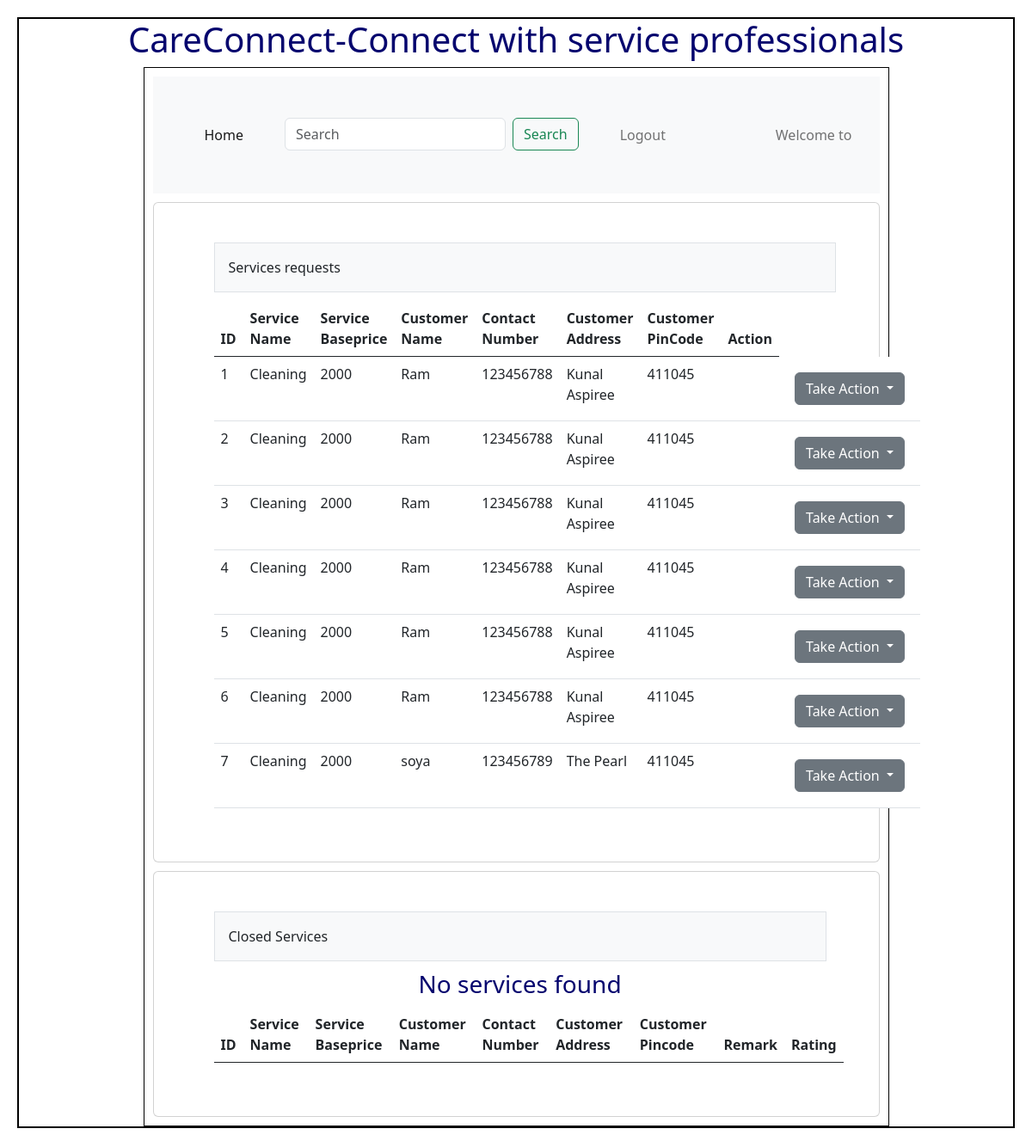
The app's page /professsional_request, older data.
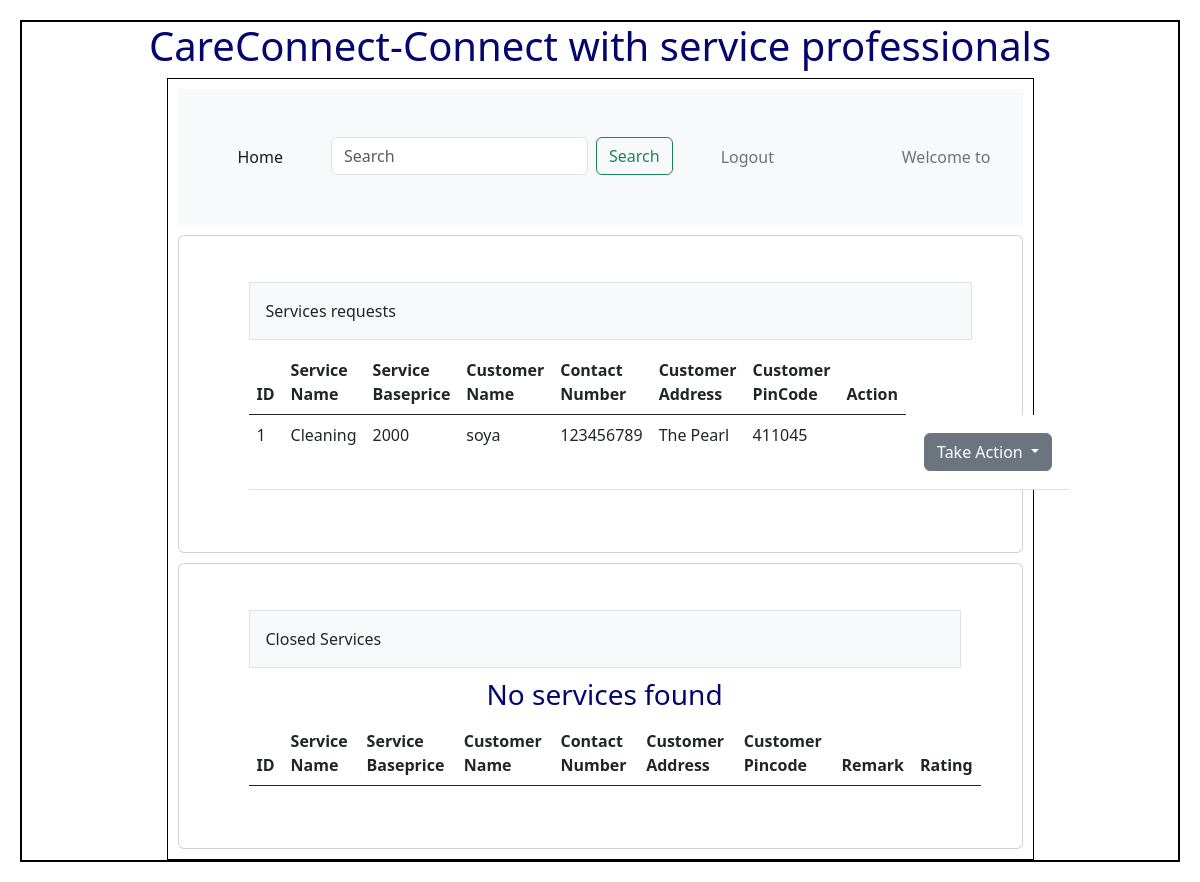
The same page, newer data.
### Backend/models.py (models this page shows)
class Servicereq(db.Model):
    __tablename__="Servicereq"
    id = db.Column(db.Integer, primary_key=True)
    Professional_id=db.Column(db.Integer, db.ForeignKey("Professional.id"),nullable=True)
    Service_id=db.Column(db.Integer, db.ForeignKey("Service.id"),nullable=False)
    Customer_id=db.Column(db.Integer, db.ForeignKey("Customer.id"),nullable=False)
    status=db.Column(db.String,nullable=False)
    remarks=db.Column(db.String,nullable=True)
    rating=db.Column(db.Integer,default=0)
    service=db.relationship("Service",cascade="all,delete",backref="Servicereqs",lazy=True)
    customer=db.relationship("Customer",cascade="all,delete",backref="Servicereqs",lazy=True)
    professional=db.relationship("Professional",cascade="all,delete",backref="Servicereqs",lazy=True)

class Service(db.Model):
    __tablename__="Service"
    id = db.Column(db.Integer, primary_key=True)
    name=db.Column(db.String,nullable=False)
    description=db.Column(db.String,nullable=False)
    baseprice=db.Column(db.Integer,default=0.0)
    subservice=db.Column(db.String,nullable=False)
    location=db.Column(db.String,nullable=False)
    pincode=db.Column(db.String,nullable=False)

class Customer(db.Model):
    __tablename__="Customer"
    id = db.Column(db.Integer, primary_key=True)
    email=db.Column(db.String,unique=True,nullable=False)
    password=db.Column(db.String,nullable=False)
    contact_number=db.Column(db.Integer,nullable=False)
    fullname =db.Column(db.String,nullable=False)
    address =db.Column(db.String,nullable=False)
    pincode=db.Column(db.Integer,nullable=False)
    status=db.Column(db.String,default="Active")

### Backend/controllers.py (the view)
@app.route("/professsional_request",methods=["GET"])
def allservicereqp():
    servicereqs=get_servicereq()
    return render_template("Professionaldashboard.html",servicereqs=servicereqs)

### Backend/controllers.py (called while the page is built)
def get_servicereq():
    servicereqs=Servicereq.query.all()
    print(servicereqs)
    return servicereqs

### Templates/Professionaldashboard.html (shortened to what this page needs)
<!DOCTYPE html>
<html>
    <head>
        <link rel="stylesheet" href="/static/styles/main.css">
        <link href="https://cdn.jsdelivr.net/npm/bootstrap@5.0.2/dist/css/bootstrap.min.css" rel="stylesheet">
        <link href="https://cdn.jsdelivr.net/npm/bootstrap@5.3.0/dist/css/bootstrap.min.css" rel="stylesheet">
    </head>
    <body>
        <div class = "my_container">
            <div class = "center"> <h1>CareConnect-Connect with service professionals</h1></div>
                <div class="my_panel">
                    <nav class="navbar navbar-expand-lg navbar-light bg-light">
                    <div class="container-fluid">
                        <div class="collapse navbar-collapse" id="navbarText">
                            <ul class="navbar-nav me-auto mb-2 mb-lg-0">
                                <li class="nav-item">
                                    <a class="nav-link active" aria-current="page" href="/professional">Home</a>
                                </li>
                                <li class="nav-item">
                                    <form class="d-flex" method="POST" action="#">
                                    <input class="form-control me-2" type="search" placeholder="Search" aria-label="Search" name="search_txt" id="search_txt">
                                    <button class="btn btn-outline-success" type="submit">Search</button>
                                    </form>
                                </li>
                                <li>
                                    <a class="nav-link" href="/logout">Logout</a>
                                </li>
                            </ul>
                            <span class="navbar-text">
                                Welcome to {{name}}
                            </span>
                        </div>
                    </div>
                    </nav>
                    <div class="card">
                    <div class="card-body">
                        <div class="container px-4">
                            <div class="row gx-5">
                                <div class="col">
                                    <div class="p-3 border bg-light table-responsive">Services requests</div>
                                        <table class="table">
                                            <thead>
                                                <tr>
                                                <th scope="col">ID</th>
                                                <th scope="col">Service Name</th>
                                                <th scope="col">Service Baseprice</th>
                                                <th scope="col">Customer Name</th>
                                                <th scope="col">Contact Number</th>
                                                <th scope="col">Customer Address</th>
                                                <th scope="col">Customer PinCode</th>
                                                <th scope="col">Action</th>
                                                </tr>
                                            </thead>
                                            <tbody>
                                                {%if servicereqs%}
                                                    {%for servicereq in servicereqs%}
                                                <tr>
                                                    <td>{{ servicereq.id }}</td>
                                                    <td>{{ servicereq.service.name }}</td>
                                                    <td>{{ servicereq.service.baseprice }}</td>
                                                    <td>{{servicereq.customer.fullname}}</td>
                                                    <td>{{ servicereq.customer.contact_number }}</td>
                                                    <td>{{ servicereq.customer.address}}</td>
                                                    <td>{{ servicereq.customer.pincode }}</td>
                                                    <td>{{servicereq.action}}</td>
                                                    <td>
                                                    <div class="dropdown">
                                                        <button class="btn btn-secondary dropdown-toggle"
                                                            type="button"
                                                            id="dropdownMenuButton1"
                                                            data-bs-toggle="dropdown"
                                                            aria-expanded="false">
                                                            Take Action
                                                        </button>
                                                    </div>
                                                    </td>
                                                </tr>
                                                    {%endfor%}
                                                {%else%}
                                                    <h3 class = "center"> No services found</h3>
                                                {%endif%}
                                            </tbody>
                                        </table>
                                </div>
                            </div>
                        </div>
                    </div>
                    </div>
                    <div class="card">
                    <div class="card-body">
                        <div class="container px-4">
                            <div class="row gx-5">
                                <div class="col">
                                    <div class="p-3 border bg-light table-responsive">Closed Services</div>
                                        <table class="table">
                                            <thead>
                                                <tr>
                                                <th scope="col">ID</th>
                                                <th scope="col">Service Name</th>
                                                <th scope="col">Service Baseprice</th>
                                                <th scope="col">Customer Name</th>
                                                <th scope="col">Contact Number</th>
                                                <th scope="col">Customer Address</th>
                                                <th scope="col">Customer Pincode</th>
                                                <th scope="col">Remark</th>
                                                <th scope="col">Rating</th>
                                                </tr>
                                            </thead>
                                            <tbody>
                                                {%if servicereqs1 %}
                                                    {%for servicereq in servicereqs1%}
                                                        {% if servicereq.status == "Close" %}
                                                <tr>
                                                    <td>{{ servicereq.id }}</td>
                                                    <td>{{ servicereq.service.fullname }}</td>
                                                    <td>{{ servicereq.service.baseprice }}</td>
                                                    <td>{{servicereq.customer.fullname}}</td>
                                                    <td>{{ servicereq.customer.contact_number }}</td>
                                                    <td>{{ servicereq.customer.address}}</td>
                                                    <td>{{ servicereq.customer.pincode }}</td>
                                                    <td>{{servicereq.remark}}</td>
                                                    <td>{{servicereq.rating}}</td>
                                                </tr>
                                                        {%endif%}
                                                    {%endfor%}
                                                {%else%}
                                                    <h3 class = "center"> No services found</h3>
                                                {%endif%}
                                            </tbody>
                                        </table>
                                </div>
                            </div>
                        </div>
                    </div>
                    </div>
                </div>
            </div>
    </body>
</html>

### Static/Styles/main.css (style rules this page uses)
* { margin: 10px; }
.my_container { border: 2px solid black; }
.my_panel { width: 75%; margin: auto; height: auto; border: 1px solid black; }
.center { text-align: center; margin: auto; color: rgb(5,5,110); }

Row changes from the older to the newer data that the page shows:
removed Servicereq: id "2", service.name "Cleaning", service.baseprice "2000", customer.fullname "Ram", customer.contact_number "123456788", customer.address "Kunal Aspiree", customer.pincode "411045"
removed Servicereq: id "3", service.name "Cleaning", service.baseprice "2000", customer.fullname "Ram", customer.contact_number "123456788", customer.address "Kunal Aspiree", customer.pincode "411045"
removed Servicereq: id "4", service.name "Cleaning", service.baseprice "2000", customer.fullname "Ram", customer.contact_number "123456788", customer.address "Kunal Aspiree", customer.pincode "411045"
removed Servicereq: id "5", service.name "Cleaning", service.baseprice "2000", customer.fullname "Ram", customer.contact_number "123456788", customer.address "Kunal Aspiree", customer.pincode "411045"
removed Servicereq: id "6", service.name "Cleaning", service.baseprice "2000", customer.fullname "Ram", customer.contact_number "123456788", customer.address "Kunal Aspiree", customer.pincode "411045"
removed Servicereq: id "7", service.name "Cleaning", service.baseprice "2000", customer.fullname "soya", customer.contact_number "123456789", customer.address "The Pearl", customer.pincode "411045"
changed Servicereq "Cleaning": customer.fullname "Ram" → "soya"; customer.contact_number "123456788" → "123456789"; customer.address "Kunal Aspiree" → "The Pearl"
